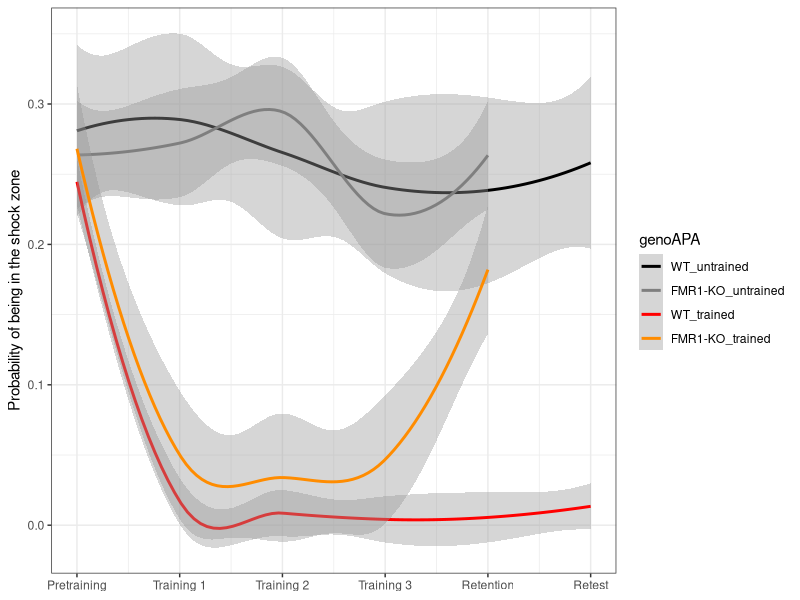
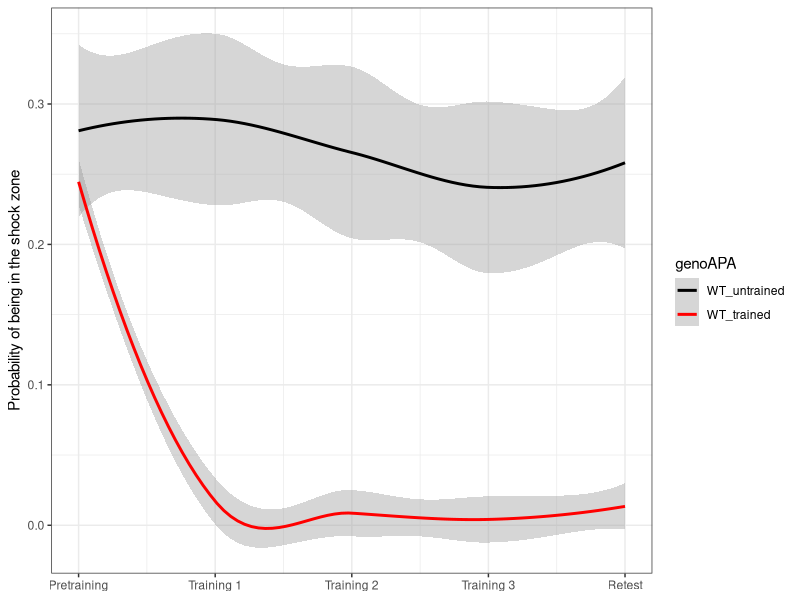
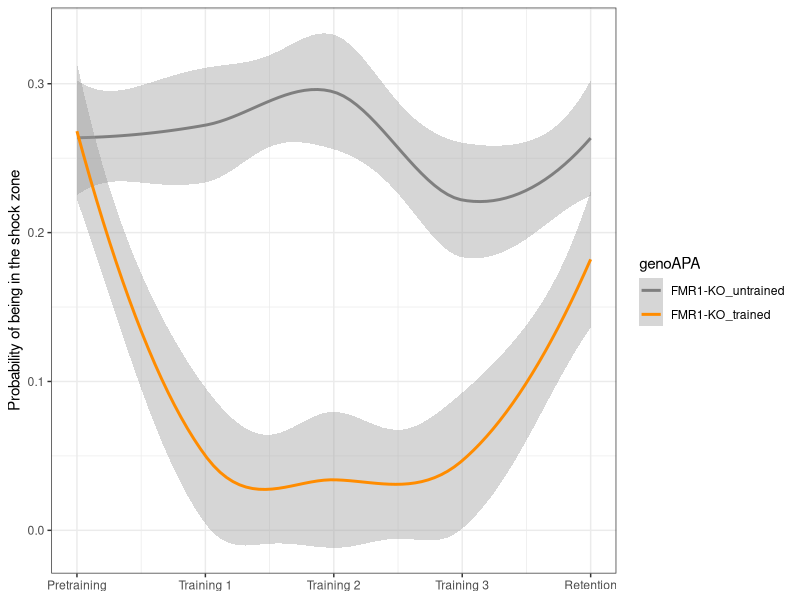
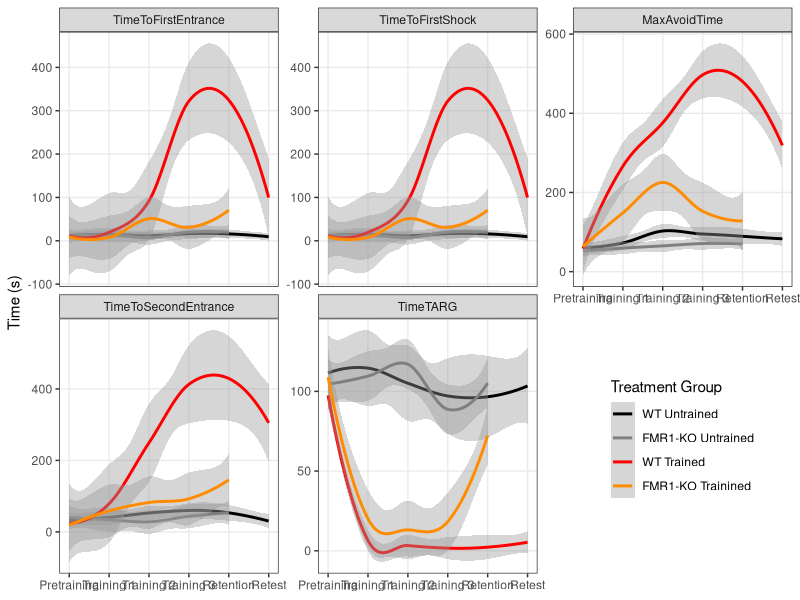
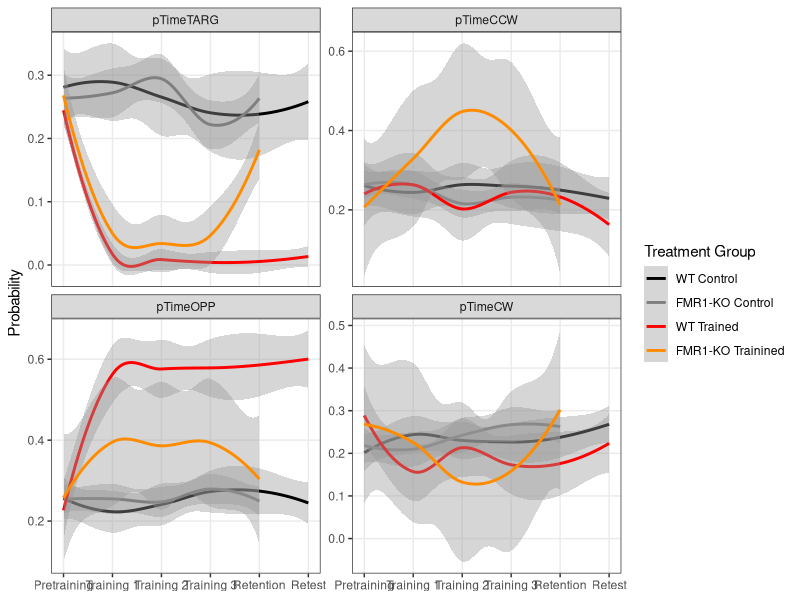
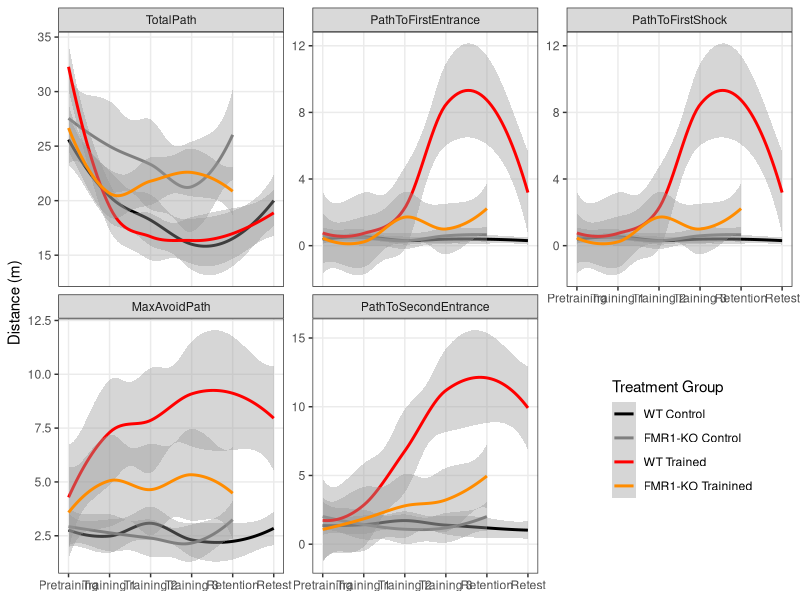
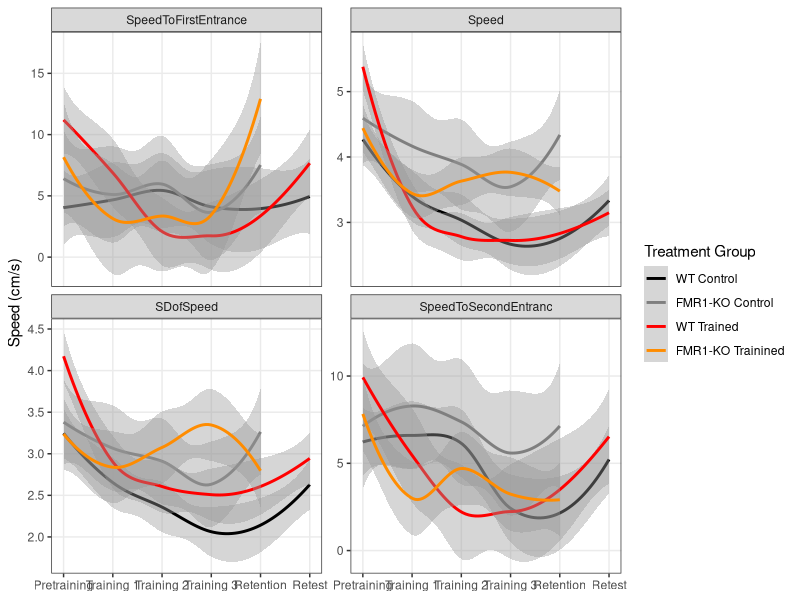
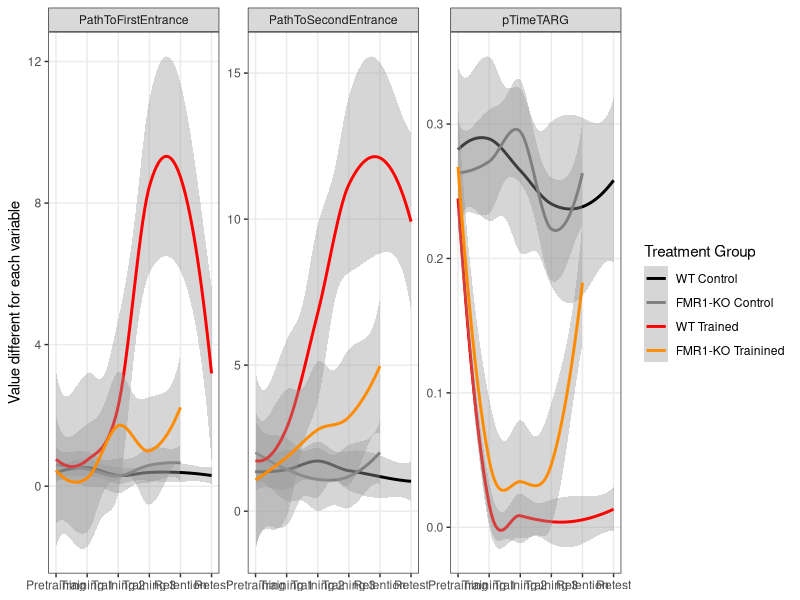

The R source for these figures, in order: (Note: this script raises an error after producing the figures.)
## ---- chunk 1
# Part 1: Reading and analyzing beahvior and physiology data

## load libraries -----
library(dplyr) ## for filtering and selecting rows
library(plyr) ## for renmaing factors
library(ggplot2) ## for awesome plots!
library(reshape2) #@ for melting dataframe
library(ggdendro) ## for dendrograms!!
library(cowplot) ## for easy modification to themes

knitr::opts_chunk$set(fig.path = '../results/')
## ---- chunk 2

## color palettes
FentonPalette <- c('black','grey50','red','darkorange')
WTPalette <- c('black','red')
FMR1Palette <- c('grey50','darkorange')
colorvalAPA11 <-  c("WT" = "#bf5700", "FMR1-KO" = "#54278f", "FMR1-KO_trained" = "#ca0020","WT_trained" = "#ca0020",  "FMR1-KO_untrained" = "#404040","WT_untrained" = "#404040" )
colorvalgenoAPA <-  c("FMR1-KO_trained" = "#54278f","WT_trained" = "#bf5700",  "FMR1-KO_untrained" = "#9e9ac8","WT_untrained" = "#fe9929" ) 
colorvalgenoAPAfill <- c( "#fe9929" , "#bf5700",  "#9e9ac8", "#54278f")

## jitter points
dodge <- position_dodge(.3)
## ---- chunk 3

## wrangle the raw wt and fmr1 dataframes ----

## read the data 
wt <- read.csv("../data/01_WTbehavephys.csv", header=TRUE, stringsAsFactors = FALSE, na.strings = c("", "ND", "N/A"))
fmr1 <- read.csv("../data/01_FMR1behavephys.csv", header=TRUE, stringsAsFactors = FALSE, na.strings = c("", "ND", "N/A"))

## fixing columns both fmr1 and wt are as equivilent as possible
wt$filename <- as.character(paste(wt$filename, wt$X, sep="_")) ## mgerge 2 columns 

## delete obsolete columns
wt$X <- NULL 
wt$X.1 <- NULL
fmr1$X <- NULL
wt$next. <- NULL
fmr1$next. <- NULL
fmr1$PopSpike.max........mV. <- NA  ## add column
fmr1$PospSpike.Probability <- NA  ## add column
fmr1 <- fmr1[-c(75:80), ] ## removing rows
names(wt)
names(fmr1)


## create ind column with a animal name that matches qpcr (e.g "FMR1 AB" or "BL 19")
wt$ind <- wt$filename
head(wt$ind)
wt$ind <- gsub("[[:blank:]]*bl", "BL ", wt$ind) ##removed blank space then changes bl1... to BL 1...
wt$ind <- gsub("D[[:print:]]*", "", wt$ind) ## deletes the D (for Day) and everythign thereafter
wt$ind

fmr1$ind <- fmr1$filename
fmr1$ind <- gsub("RoomTrack_", "", fmr1$ind) ##remove RommTrack_"
fmr1$ind <- gsub("fmr1", "FMR1 ", fmr1$ind) ## changes to FMR1
fmr1$ind <- gsub("frm1", "FMR1 ", fmr1$ind) ## because one was typed wrong
fmr1$ind <- gsub("wildtype", "BL ", fmr1$ind) ## that one wildtype sample name
fmr1$ind <- gsub("_[ptr][[:print:]]*", "", fmr1$ind) ##deletes the rest of the filename
fmr1 <- filter(fmr1, !grepl("wildtypeA", filename ))  ## remove the 1 wildtype ind
fmr1$ind



## rename columns
names(wt)[3] <- "TotalTime"
names(wt)[4] <- "TotalPath"
names(wt)[5] <- "Entrances"
names(wt)[6] <- "TimeToFirstEntrance"
names(wt)[7] <- "PathToFirstEntrance"
names(wt)[8] <- "SpeedToFirstEntrance"
names(wt)[9] <- "EntrancePerDistance"
names(wt)[10] <- "TotalShocks"
names(wt)[11] <- "TimeToFirstShock"
names(wt)[12] <- "PathToFirstShock"
names(wt)[13] <- "Speed"
names(wt)[14] <- "SDofSpeed"
names(wt)[15] <- "LineArity"
names(wt)[16] <- "MaxAvoidTime"
names(wt)[17] <- "MaxAvoidPath"
names(wt)[18] <- "TimeToSecondEntrance"
names(wt)[19] <- "PathToSecondEntrance"
names(wt)[20] <- "SpeedToSecondEntranc"
names(wt)[21] <- "TimeTARG"
names(wt)[22] <- "pTimeTARG"
names(wt)[23] <- "pTimeCCW"
names(wt)[24] <- "pTimeOPP"
names(wt)[25] <- "pTimeCW"
names(wt)[26] <- "RayleigLength"
names(wt)[27] <- "RayleigAngle"
names(wt)[28] <- "PolarAveVal"
names(wt)[29] <- "PolarSdVal"
names(wt)[30] <- "PolarMinVal"
names(wt)[31] <- "PolarMinBin"
names(wt)[32] <- "MinLoBin"
names(wt)[33] <- "MinHiBin"
names(wt)[34] <- "PolarMaxVal"
names(wt)[35] <- "PolarMaxBin"
names(wt)[36] <- "MaxLoBin"
names(wt)[37] <- "MaxHiBin"
names(wt)[38] <- "AnnularMinVal"
names(wt)[39] <- "AnnularMinBin"
names(wt)[40] <- "AnnularMaxVal"
names(wt)[41] <- "AnnularMaxBin"
names(wt)[42] <- "AnnularAvg"
names(wt)[43] <- "AnnularSD"
names(wt)[44] <- "AnnularSkewnes"
names(wt)[45] <- "AnnularKurtosis"
names(wt)[46] <- "ind_bad"
names(wt)[47] <- "genotype_bad"
names(wt)[48] <- "APA"
names(wt)[49] <- "TotalLocomotorActivity"
names(wt)[50] <- "LastLocomotorActivity"
names(wt)[51] <- "TotalPunishment"
names(wt)[53] <- "LastPunishment"
names(wt)[54] <- "LastTotalEntrances"
names(wt)[55] <- "T1Retention"
names(wt)[56] <- "T2Retention"
names(wt)[57] <- "IO_Max"
names(wt)[58] <- "LTP_Baseline"
names(wt)[59] <- "LTP_Baseline_SD"
names(wt) # check all good

## do same for fmr1
names(fmr1)[3] <- "TotalTime"
names(fmr1)[4] <- "TotalPath"
names(fmr1)[5] <- "Entrances"
names(fmr1)[6] <- "TimeToFirstEntrance"
names(fmr1)[7] <- "PathToFirstEntrance"
names(fmr1)[8] <- "SpeedToFirstEntrance"
names(fmr1)[9] <- "EntrancePerDistance"
names(fmr1)[10] <- "TotalShocks"
names(fmr1)[11] <- "TimeToFirstShock"
names(fmr1)[12] <- "PathToFirstShock"
names(fmr1)[13] <- "Speed"
names(fmr1)[14] <- "SDofSpeed"
names(fmr1)[15] <- "LineArity"
names(fmr1)[16] <- "MaxAvoidTime"
names(fmr1)[17] <- "MaxAvoidPath"
names(fmr1)[18] <- "TimeToSecondEntrance"
names(fmr1)[19] <- "PathToSecondEntrance"
names(fmr1)[20] <- "SpeedToSecondEntranc"
names(fmr1)[21] <- "TimeTARG"
names(fmr1)[22] <- "pTimeTARG"
names(fmr1)[23] <- "pTimeCCW"
names(fmr1)[24] <- "pTimeOPP"
names(fmr1)[25] <- "pTimeCW"
names(fmr1)[26] <- "RayleigLength"
names(fmr1)[27] <- "RayleigAngle"
names(fmr1)[28] <- "PolarAveVal"
names(fmr1)[29] <- "PolarSdVal"
names(fmr1)[30] <- "PolarMinVal"
names(fmr1)[31] <- "PolarMinBin"
names(fmr1)[32] <- "MinLoBin"
names(fmr1)[33] <- "MinHiBin"
names(fmr1)[34] <- "PolarMaxVal"
names(fmr1)[35] <- "PolarMaxBin"
names(fmr1)[36] <- "MaxLoBin"
names(fmr1)[37] <- "MaxHiBin"
names(fmr1)[38] <- "AnnularMinVal"
names(fmr1)[39] <- "AnnularMinBin"
names(fmr1)[40] <- "AnnularMaxVal"
names(fmr1)[41] <- "AnnularMaxBin"
names(fmr1)[42] <- "AnnularAvg"
names(fmr1)[43] <- "AnnularSD"
names(fmr1)[44] <- "AnnularSkewnes"
names(fmr1)[45] <- "AnnularKurtosis"
names(fmr1)[46] <- "ind_bad"
names(fmr1)[47] <- "genotype_bad"
names(fmr1)[48] <- "APA"
names(fmr1)[49] <- "TotalLocomotorActivity"
names(fmr1)[50] <- "LastLocomotorActivity"
names(fmr1)[51] <- "TotalPunishment"
names(fmr1)[53] <- "LastPunishment"
names(fmr1)[54] <- "LastTotalEntrances"
names(fmr1)[55] <- "T1Retention"
names(fmr1)[56] <- "T2Retention"
names(fmr1)[57] <- "IO_Max"
names(fmr1)[58] <- "LTP_Baseline"
names(fmr1)[59] <- "LTP_Baseline_SD"

## add columns genotype (easier for wt df than for fmr1 df)
wt$genotype <- as.factor("WT")
fmr1$genotype <- ifelse(grepl("fmr1|frm1",fmr1$filename),'FMR1-KO','WT')
fmr1$genotype <- as.factor(fmr1$genotype)

## binding, clearning, filtering, renaming, adding conditions ----

wtfmr1 <- rbind(wt, fmr1) ## combine the datasets into one
wtfmr1 <- filter(wtfmr1, grepl("Room", filename)) ## remove non-data rows
str(wtfmr1)

## making strings factors
wtfmr1$ind <- as.factor(wtfmr1$ind)  
wtfmr1$APA <- as.factor(wtfmr1$APA) 

## making a bunch of columns numeric
wtfmr1[, c(3:45, 49:56, 58:59)] <- sapply(wtfmr1[, c(3:45, 49:56, 58:59)], as.numeric)
str(wtfmr1)

## add column session with APA information
wtfmr1$session <- ifelse(grepl("pretraining|pretrain|Hab", wtfmr1$filename), "pretraining", 
                     ifelse(grepl("training1|Train1", wtfmr1$filename), "training1",
                            ifelse(grepl("training2|Train2", wtfmr1$filename), "training2",
                                   ifelse(grepl("training3|Train3", wtfmr1$filename), "training3",
                                          ifelse(grepl("retention|reten", wtfmr1$filename), "retention", 
                                                 ifelse(grepl("Retest", wtfmr1$filename), "retest", "NA"))))))

wtfmr1$session  ## check that all names good with no NAs                                 
wtfmr1$session <- as.factor(wtfmr1$session)  
wtfmr1$session <- factor(wtfmr1$session, levels = c("pretraining", "training1", "training2", "training3", "retention", "retest"))

### separate out the summary columns and clean up / wrangle ----
summary <- filter(wtfmr1, session %in% c("retention", "retest"))
summary <- summary[c(60:61,48,62,49:59,1)] #select and reorder columns, so animal first
names(summary)
str(summary)

## rename APA to match qpcr data
#summary$APA <- revalue(summary$APA, c("untrained" = "control"))  # using "untrained" is more informative than control
summary$APA <- factor(summary$APA, levels = c("untrained", "trained"))
summary$APA

## making a bunch of columns numeric
summary$IO_Max <- gsub("%", "", summary$IO_Max) #remove the percent sign
summary[, c(5:15)] <- sapply(summary[, c(5:15)], as.numeric)

## create genoAPA column
summary$genoAPA <- summary$genoAPA <- as.factor(paste(summary$genotype,summary$APA, sep="_"))
summary$genoAPA <- factor(summary$genoAPA, levels = c("WT_untrained", "FMR1-KO_untrained", "WT_trained", "FMR1-KO_trained"))
summary$genoAPA

head(summary)
summary_long <- melt(summary, id=c("ind","genotype", "APA", "session", "filename", "genoAPA"))
summary_long$value <- as.numeric(summary_long$value)
str(summary_long)
levels(summary_long$genoAPA)
levels(summary_long$genoAPA) <- c("WT_untrained" ,"WT_trained"  , "FMR1-KO_untrained","FMR1-KO_trained" )


### improve indiviual session dataframe ----
str(wtfmr1)
wtfmr1 <- wtfmr1[c(60:61,62,1:45)]  # removes summary columns

##create APA dataframe to add APA to wtfrm1
APA <-  summary[c(1:3)] 
wtfmr1 <- left_join(wtfmr1,APA) 
tail(wtfmr1)

## create columns for genotype*APA, genotype*APA*session, and genotype*APA*session*IND
wtfmr1$genoAPA <- wtfmr1$genoAPA <- as.factor(paste(wtfmr1$genotype,wtfmr1$APA, sep="_"))
wtfmr1$genoAPA <- factor(wtfmr1$genoAPA, levels = c("WT_untrained", "FMR1-KO_untrained", "WT_trained", "FMR1-KO_trained"))
wtfmr1$genoAPAsession <- as.factor(paste(wtfmr1$genoAPA, wtfmr1$session, sep="_")) #create genoAPAsession column
wtfmr1$genoAPAsessionInd <- as.factor(paste(wtfmr1$genoAPAsession, wtfmr1$ind, sep="_")) #create genoAPAsessionInd column
head(wtfmr1)
names(wtfmr1)

# reorders dataframe
wtfmr1 <- wtfmr1[c(1:4,49:52,5:48)]  
names(wtfmr1)

### melt the wtfmr1 df to make long for graphics
wtfmr1_long <- melt(wtfmr1, id=c("ind","genotype", "APA", "session", "genoAPA", "genoAPAsession", "genoAPAsessionInd", "filename"))
wtfmr1_long$value <- as.numeric(wtfmr1_long$value)
str(wtfmr1_long)
head(wtfmr1_long)


#write.csv(wtfrm1, "wtfmr1_forMaddy.csv", row.names = F)
#write.csv(wtfrm1, "wtfmr1_forMaddy.csv", row.names = F)
## ---- chunk 4
## this plot is no longer legit because of the retention/retest problem
ggplot(wtfmr1, aes(as.numeric(x=session), y=pTimeTARG, color=genoAPA)) + 
  stat_smooth() + theme_bw() + scale_colour_manual(values=FentonPalette) + 
  scale_y_continuous(name="Probability of being in the shock zone") + 
  scale_x_continuous(name =NULL, 
                     breaks = c(1, 2, 3, 4, 5, 6),
                     labels=c("1" = "Pretraining", "2" = "Training 1", 
                              "3" = "Training 2", "4" = "Training 3", 
                              "5" = "Retention", "6" = "Retest")) 

## ---- chunk 5
filter(wtfmr1, genotype == "WT") %>%
  droplevels() %>%
  ggplot(aes(as.numeric(x=session), y=pTimeTARG, color=genoAPA)) + 
  stat_smooth() + theme_bw() + scale_colour_manual(values=WTPalette) + 
  scale_y_continuous(name="Probability of being in the shock zone") + 
  scale_x_continuous(name =NULL, 
                     labels=c("1" = "Pretraining", "2" = "Training 1", 
                              "3" = "Training 2", "4" = "Training 3", 
                              "5" = "Retest"))
## ---- chunk 6
filter(wtfmr1, genotype != "WT") %>%
  droplevels() %>%
  ggplot(aes(as.numeric(x=session), y=pTimeTARG, color=genoAPA)) + 
  stat_smooth() + theme_bw() + scale_colour_manual(values=FMR1Palette) + 
  scale_y_continuous(name="Probability of being in the shock zone") + 
  scale_x_continuous(name =NULL, 
                     labels=c("1" = "Pretraining", "2" = "Training 1", 
                              "3" = "Training 2", "4" = "Training 3", 
                              "5" = "Retention"))
## ---- chunk 7
## Plots of time in seconds: saved as 1_TimeMeasures
wtfmr1_long %>% 
  filter(grepl("Time", variable)) %>% 
  filter(!grepl("TotalTime|pTime", variable)) %>% 
  ggplot(aes(as.numeric(x=session), y=value, color=genoAPA)) +
  stat_smooth() + facet_wrap(~variable, scales = "free_y") +
  scale_y_continuous(name="Time (s)") + 
  scale_x_continuous(name =NULL, 
                     breaks = c(1, 2, 3, 4, 5, 6),
                     labels=c("1" = "Pretraining", "2" = "Training 1", 
                              "3" = "Training 2", "4" = "Training 3", 
                              "5" = "Retention", "6" = "Retest")) +
  scale_colour_manual(values=FentonPalette, name="Treatment Group",
                      labels=c("WT Untrained", "FMR1-KO Untrained", "WT Trained", "FMR1-KO Trainined")) +
  theme_bw() + 
  theme(panel.grid.minor = element_blank(), legend.position = c(0.85, 0.25))
## ---- chunk 8
## Plots of pTime (probability): saved as 1_TimeProbability
wtfmr1_long %>% filter(grepl("pTime", variable)) %>% 
  ggplot(aes(as.numeric(x=session), y=value, color=genoAPA)) +
  stat_smooth() + facet_wrap(~variable, scales = "free_y") +
  scale_y_continuous(name="Probability") + 
  scale_x_continuous(name =NULL, 
                     breaks = c(1, 2, 3, 4, 5, 6),
                     labels=c("1" = "Pretraining", "2" = "Training 1", 
                              "3" = "Training 2", "4" = "Training 3", 
                              "5" = "Retention", "6" = "Retest")) +
  scale_colour_manual(values=FentonPalette, name="Treatment Group",
                      labels=c("WT Control", "FMR1-KO Control", "WT Trained", "FMR1-KO Trainined")) +
  theme_bw() + 
  theme(panel.grid.minor = element_blank())
## ---- chunk 9
## Plots of path (distance): saved as 1_Path
wtfmr1_long %>% filter(grepl("Path", variable)) %>% 
  ggplot(aes(as.numeric(x=session), y=value, color=genoAPA)) +
  stat_smooth() + facet_wrap(~variable, scales = "free_y") +
  scale_y_continuous(name="Distance (m)") + 
  scale_x_continuous(name =NULL, 
                     breaks = c(1, 2, 3, 4, 5, 6),
                     labels=c("1" = "Pretraining", "2" = "Training 1", 
                              "3" = "Training 2", "4" = "Training 3", 
                              "5" = "Retention", "6" = "Retest")) +
  scale_colour_manual(values=FentonPalette, name="Treatment Group",
                      labels=c("WT Control", "FMR1-KO Control", "WT Trained", "FMR1-KO Trainined")) +
  theme_bw() + 
  theme(panel.grid.minor = element_blank(), legend.position = c(0.85, 0.25))
## ---- chunk 10
## Plots of speed: saved as 1_Speed
wtfmr1_long %>% 
  filter(grepl("Speed|speed", variable))%>% 
  ggplot(aes(as.numeric(x=session), y=value, color=genoAPA)) +
  stat_smooth() + facet_wrap(~variable, scales = "free_y") +
  scale_y_continuous(name="Speed (cm/s)") + 
  scale_x_continuous(name =NULL, 
                     breaks = c(1, 2, 3, 4, 5, 6),
                     labels=c("1" = "Pretraining", "2" = "Training 1", 
                              "3" = "Training 2", "4" = "Training 3", "5" = "Retention", "6" = "Retest")) +
  scale_colour_manual(values=FentonPalette, name="Treatment Group",
                      labels=c("WT Control", "FMR1-KO Control", "WT Trained", "FMR1-KO Trainined")) +
  theme_bw() + 
  theme(panel.grid.minor = element_blank())
## ---- chunk 11
### Favorite that show leanring diffs
## saved as 1-behaviorplots
wtfmr1_long %>% 
  filter(grepl("pTimeTARG|PathToFirstEntrance|PathToSecondEntrance", variable))%>% 
  ggplot(aes(as.numeric(x=session), y=value, color=genoAPA)) +
  stat_smooth() + facet_wrap(~variable, scales = "free_y") +
  scale_y_continuous(name="Value different for each variable") + 
  scale_x_continuous(name =NULL, 
                     breaks = c(1, 2, 3, 4, 5, 6),
                     labels=c("1" = "Pretraining", "2" = "Training 1", 
                              "3" = "Training 2", "4" = "Training 3", "5" = "Retention", "6" = "Retest")) +
  scale_colour_manual(values=FentonPalette, name="Treatment Group",
                      labels=c("WT Control", "FMR1-KO Control", "WT Trained", "FMR1-KO Trainined")) +
  theme_bw() + 
  theme(panel.grid.minor = element_blank())


### Electrophysiology melting and graphing!!! ---- 
## ---- chunk 12

## plot all the summary_long data!: saved as 1-SummaryValues
summary_long %>%
  filter(grepl("IO_Max|LTP_Baseline", variable))%>% 
  filter(!grepl("LTP_Baseline_SD", variable))%>% 
  ggplot(aes(x=genoAPA, y=value, color=genoAPA)) +
  geom_boxplot() +  facet_wrap(~variable, scales = "free_y") +
  theme_bw() +
  scale_y_continuous(name=NULL) + 
  scale_x_discrete(name=NULL) + 
  scale_colour_manual(values=FentonPalette, name="Treatment Group",
                      labels=c("WT Control", "FMR1-KO Control", "WT Trained", "FMR1-KO Trainined")) +
  theme_bw() + 
  theme(panel.grid.minor = element_blank(),
        axis.text.x = element_blank(), 
        axis.ticks = element_blank())

## ---- chunk 13

## plot all the summary_long data!: saved as 1-SummaryValues
iomax <- summary_long %>%
  filter(grepl("IO_Max", variable))%>% 
  ggplot(aes(x=genoAPA, y=value, fill=genoAPA)) +
  geom_boxplot() +  
  theme_bw() +
  scale_fill_manual(values=colorvalgenoAPAfill)  +
 theme_cowplot(font_size = 8, line_size = 0.25) +
  scale_y_continuous(name="IO_Max")  +
  facet_wrap(~variable) +
  theme(legend.position = "none", axis.text.x = element_blank())
iomax 


iomax <- summary_long %>%
  filter(grepl("IO_Max", variable))%>% 
  ggplot(aes(x=genoAPA, y=value, fill=genoAPA)) +
  geom_violin() +  
  theme_bw() +
  scale_x_discrete(name="")  + 
  scale_fill_manual(values=colorvalgenoAPAfill)  +
 theme_cowplot(font_size = 8, line_size = 0.25) +
  scale_y_continuous(name="IO_Max")  +
  facet_wrap(~variable) +
  theme(legend.position = "none", axis.text.x = element_blank())
iomax 

pdf(file="../figures/2-iomax.pdf", width=1.5, height=2.25)
plot(iomax)
dev.off()

## ---- chunk 14
### Correlation plot 1 : all data for individuals ----
## first, make the data a matrix with genoAPAsessionInd as the row names
wtfmr1_matrix <- wtfmr1    #create new dataframe
rownames(wtfmr1_matrix) <- wtfmr1_matrix$genoAPAsessionInd     # set $genoAPAsessionInd as rownames
names(wtfmr1_matrix)
wtfmr1_matrix <- wtfmr1_matrix[-c(1:8,10)] #delete all non-numeric columns and TotalTime
head(wtfmr1_matrix)
str(wtfmr1_matrix)

## next, compute a correlation matrix and melt
wtfmrt_cormat <- round(cor(wtfmr1_matrix),2) # compute correlations
wtfmrt_cormatlong <- melt(wtfmrt_cormat) # melt
head(wtfmrt_cormatlong)

## heatmap NOT clustered!!! # Saved as 1-beahvheatmap-ind
ggplot(data = wtfmrt_cormatlong, aes(x=Var1, y=Var2, fill=value)) + 
  geom_tile(color = "white")+
  scale_fill_gradient2(low = "turquoise4", high = "tan4", mid = "white", 
                       midpoint = 0, limit = c(-1,1), space = "Lab", 
                       name="Pearson\nCorrelation") +
  theme_minimal()+ # minimal theme
  theme(axis.text.x = element_text(angle = 45, vjust = 1, 
                                   size = 10, hjust = 1)) +
  scale_x_discrete(name="") +
  scale_y_discrete(name="") 

## ---- chunk 15
### Correlation plot 2 : data averaged first by group ----

## create matrix with genoAPAsession average values
wtfmr1_matrix_avg <- wtfmr1    #create new dataframe
names(wtfmr1_matrix_avg)
wtfmr1_matrix_avg <- wtfmr1_matrix_avg[-c(1:6,8:10,51:52)] #delete p.miss, TotalTime and non-numeric columns EXCEPT genoAPAsession

wtfmr1_matrix_avg <- wtfmr1_matrix_avg %>% 
  group_by(genoAPAsession) %>%
  dplyr::summarise_each(funs(mean))
wtfmr1_matrix_avg <- as.data.frame(wtfmr1_matrix_avg)
rownames(wtfmr1_matrix_avg) <- wtfmr1_matrix_avg$genoAPAsession  # set $genoAPAsession as rownames
wtfmr1_matrix_avg[1] <- NULL
head(wtfmr1_matrix_avg)

## next, compute a correlation matrix and melt
wtfmr1_matrix_avg_cormat <- round(cor(wtfmr1_matrix_avg),2) # compute correlations
head(wtfmr1_matrix_avg_cormat)
wtfmr1_matrix_avg_cormatlong <- melt(wtfmr1_matrix_avg_cormat) # melt
head(wtfmr1_matrix_avg_cormatlong)

## heatmap clustered!!! # Saved as 1-heatmap-group
ggplot(data = wtfmr1_matrix_avg_cormatlong, aes(x=Var1, y=Var2, fill=value)) + 
  geom_tile(color = "white")+
  scale_fill_gradient2(low = "turquoise4", high = "tan4", mid = "white", 
                       midpoint = 0, limit = c(-1,1), space = "Lab", 
                       name="Pearson\nCorrelation") +
  theme_minimal()+ # minimal theme
  theme(axis.text.x = element_text(angle = 45, vjust = 1, 
                                   size = 10, hjust = 1)) +
  scale_x_discrete(name="") +
  scale_y_discrete(name="") 

## ---- chunk 16

### Not used but useful single plots ----

## simple box plot faceted by genotype colored by genotype
ggplot(data = wtfmr1, aes(x = session, y = TimeToFirstEntrance, fill=genoAPA)) +
  geom_boxplot() + facet_wrap( ~ genoAPA)
## simple box plot colored by genotype
ggplot(data = wtfmr1, aes(x = session, y = TimeToSecondEntrance, by=genoAPA, fill=genoAPA)) +
  geom_boxplot()
## line plots for every individual shown individually
ggplot(data=wtfmr1, aes(as.numeric(x=session), y=pTimeTARG, by=ind, color=genoAPA)) +
  geom_line() + facet_wrap( ~ ind)
## line plots for every individual shown by group
ggplot(data=wtfmr1, aes(as.numeric(x=session), y=TimeToSecondEntrance, by=ind, color=genoAPA)) +
  geom_line() + facet_wrap( ~ genoAPA)
## line plots for every individual shown by group colored by individual
ggplot(data=wtfmr1, aes(as.numeric(x=session), y=PathToSecondEntrance, by=ind, color=ind)) +
  geom_line() + facet_wrap(~ genoAPA) 
## Time to 2nd entrance of 4 groups by session stat smooth
ggplot(data=wtfmr1, aes(as.numeric(x=session), y=TimeToSecondEntrance, color=genoAPA)) + 
  stat_smooth() + # plots line with confidence interval
  scale_y_continuous(name="Time to 2nd Entrance (s)") + # renames x axis
  scale_x_continuous(name =NULL, #removed y axis label
                     breaks=c(1, 2, 3, 4, 5, 6),
                     labels=c("1" = "Pretraining", "2" = "Training 1",  # renmaes x axis labeles
                              "3" = "Training 2", "4" = "Training 3", "5" = "Retention", "6" = "Retest")) +
  scale_colour_manual(values=FentonPalette, name="Treatment Group", # says use color palete, rename legend
                      labels=c("WT Control", "FMR1-KO Control", "WT Trained", "FMR1-KO Trainined")) + 
  theme_bw() # removes grey background

## some statistics ----
lm1 = lm(data=wtfmr1, TimeToSecondEntrance~genoAPA+session+genoAPA:session)
summary(lm1)
xtabs(data=wtfmr1, ~genoAPA+session)
anova(lm1)

## ---- chunk 17
### now with different behavior plot
wtfmr1Num <- wtfmr1
wtfmr1Num$sessionNum <- ifelse(grepl("pretraining", wtfmr1Num$session), "1", 
                                     ifelse(grepl("training1", wtfmr1Num$session), "2",
                                            ifelse(grepl("training2", wtfmr1Num$session), "3",
                                                   ifelse(grepl("training3", wtfmr1Num$session), "4", 
                                                          ifelse(grepl("retention", wtfmr1Num$session), "5", 
                                                                 ifelse(grepl("retest", wtfmr1Num$session), "5", NA))))))
wtfmr1Num$sessionNum <- as.numeric(as.character(wtfmr1Num$sessionNum))
wtfmr1NumSummary <- dplyr::summarise(group_by(wtfmr1Num, genotype, APA, genoAPA, sessionNum), m = mean(Entrances), se = sd(Entrances)/sqrt(length(Entrances)), len = length(Entrances))
wtfmr1NumSummary <- as.data.frame(wtfmr1NumSummary)


numentrances <- wtfmr1NumSummary %>%
  ggplot(aes(x= sessionNum, y=m, shape=genotype)) + 
  geom_errorbar(aes(ymin=m-se, ymax=m+se, color=genoAPA), width=.1) +
  geom_line(aes(colour=genoAPA)) +
  geom_point(size = 2.5, aes(colour=genoAPA)) +
  scale_color_manual(values = colorvalgenoAPA) +
  scale_y_continuous(name="Number of Entrances",
                     limits = c(0,35)) +
  scale_x_continuous(name = NULL, 
                     breaks = c(1, 2, 3, 4, 5),
                     labels=c("1" = "Hab. ", "2" = "T1", "3" = "T2", 
                              "4" = "T3", "5" = "Reten.")) +
  theme_cowplot(font_size = 8, line_size = 0.25) +
  background_grid(major = "y", minor = "y") +
  #theme( 
  #      legend.position = "top",
  #      legend.title=element_blank(),
  #      legend.justification = c(0.1, 0.8))
  theme(legend.position = "none")
numentrances

pdf(file="../figures/1-numentrances.pdf", width=2, height=2.25)
plot(numentrances)
dev.off()

## ---- chunk 18

aov9 <- aov(m ~ APA2, data=wtfmr1NumSummary)
summary(aov9) # p =  0.018
TukeyHSD(aov9, which = "APA") # p = 0.0939973 for conflict-consistent 
